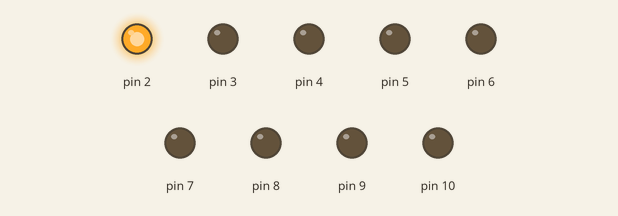
This sketch was run on a simulated Arduino Uno, built with avr-gcc and run on an emulated ATmega328P. Shown: output pins drawn as LEDs (lit = HIGH).

Above: at 0.2 s.
At 1.2 s:
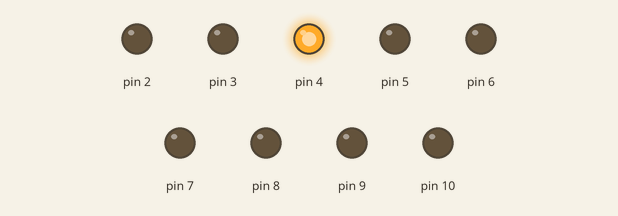
At 1.7 s:
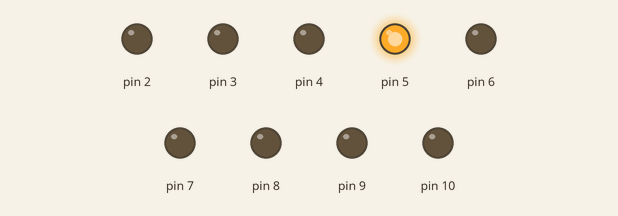
At 2.7 s:
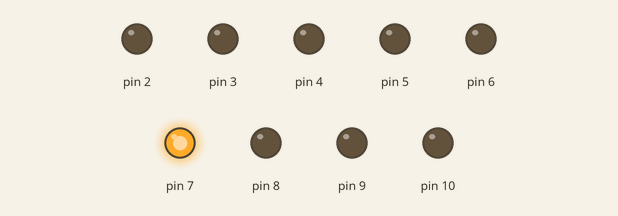
At 3.7 s:
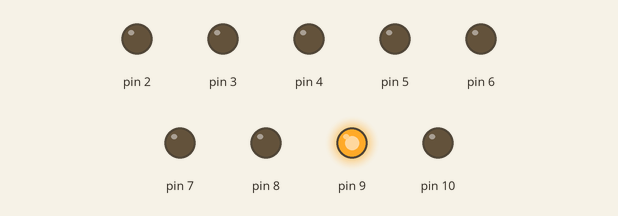
At 5.2 s:
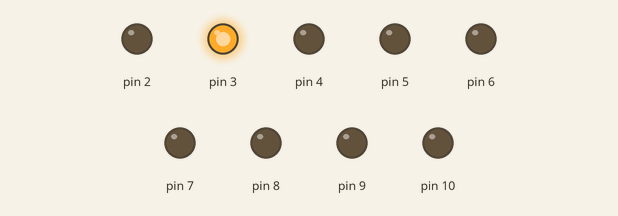
Timing chart, 0 to 5.9 s (numbered marks = the images above):
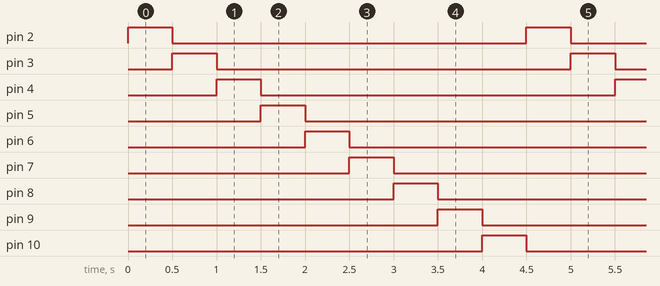

The sketch:

sketch_jul04a.ino
```cpp
/*
Arduino LED Counter 1 → 9
*/

void setup() {
  // تعريف المخارج (LEDs)
  for (int i = 2; i <= 10; i++) {
    pinMode(i, OUTPUT);
  }
}

void loop() {
  // عدّاد من 1 إلى 9
  for (int i = 2; i <= 10; i++) {
    digitalWrite(i, HIGH);   // تشغيل LED
    delay(500);              // انتظار نصف ثانية
    digitalWrite(i, LOW);    // إطفاء LED
  }
}
```

Measured:
- by itself, pin 2–10: alternates HIGH for 0.50 s and LOW for 4.0 s
- by itself, everything shown: repeats every 4.5 s, in 10 steps
